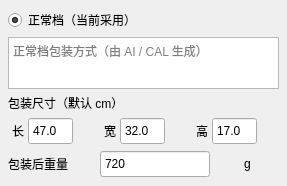
                       <widget class="QFrame" name="normalPackageCard">
                        <property name="sizePolicy">
                         <sizepolicy hsizetype="Expanding" vsizetype="Preferred">
                          <horstretch>1</horstretch>
                          <verstretch>0</verstretch>
                         </sizepolicy>
                        </property>
                        <property name="minimumSize">
                         <size>
                          <width>205</width>
                          <height>0</height>
                         </size>
                        </property>
                        <property name="selected" stdset="0">
                         <bool>true</bool>
                        </property>
                        <layout class="QGridLayout" name="normalPackageLayout" columnstretch="1,1,1">
                         <property name="leftMargin">
                          <number>8</number>
                         </property>
                         <property name="topMargin">
                          <number>8</number>
                         </property>
                         <property name="rightMargin">
                          <number>8</number>
                         </property>
                         <property name="bottomMargin">
                          <number>8</number>
                         </property>
                         <property name="spacing">
                          <number>5</number>
                         </property>
                         <item row="0" column="0" colspan="3">
                          <widget class="QRadioButton" name="radioNormalPackage">
                           <property name="text">
                            <string>正常档（当前采用）</string>
                           </property>
                           <property name="checked">
                            <bool>true</bool>
                           </property>
                          </widget>
                         </item>
                         <item row="1" column="0" colspan="3">
                          <widget class="QTextEdit" name="txtNormalReminder">
                           <property name="sizePolicy">
                            <sizepolicy hsizetype="Expanding" vsizetype="Fixed">
                             <horstretch>0</horstretch>
                             <verstretch>0</verstretch>
                            </sizepolicy>
                           </property>
                           <property name="minimumSize">
                            <size>
                             <width>90</width>
                             <height>52</height>
                            </size>
                           </property>
                           <property name="maximumSize">
                            <size>
                             <width>16777215</width>
                             <height>52</height>
                            </size>
                           </property>
                           <property name="verticalScrollBarPolicy">
                            <enum>Qt::ScrollBarPolicy::ScrollBarAlwaysOff</enum>
                           </property>
                           <property name="horizontalScrollBarPolicy">
                            <enum>Qt::ScrollBarPolicy::ScrollBarAlwaysOff</enum>
                           </property>
                           <property name="lineWrapMode">
                            <enum>QTextEdit::LineWrapMode::WidgetWidth</enum>
                           </property>
                           <property name="acceptRichText">
                            <bool>false</bool>
                           </property>
                           <property name="placeholderText">
                            <string>正常档包装方式（由 AI / CAL 生成）</string>
                           </property>
                           <property name="readOnly">
                            <bool>true</bool>
                           </property>
                           <property name="preview" stdset="0">
                            <bool>true</bool>
                           </property>
                           <property name="toolTip">
                            <string>正常档包装方式为系统生成结果，不在此处直接编辑；预留两行显示空间</string>
                           </property>
                          </widget>
                         </item>
                         <item row="2" column="0" colspan="3">
                          <widget class="QLabel" name="lblNormalDims">
                           <property name="text">
                            <string>包装尺寸（默认 cm）</string>
                           </property>
                          </widget>
                         </item>
                         <item row="3" column="0">
                          <layout class="QHBoxLayout" name="layout_spinNormalLengthCm">
                           <property name="spacing">
                            <number>0</number>
                           </property>
                           <property name="leftMargin">
                            <number>0</number>
                           </property>
                           <property name="topMargin">
                            <number>0</number>
                           </property>
                           <property name="rightMargin">
                            <number>0</number>
                           </property>
                           <property name="bottomMargin">
                            <number>0</number>
                           </property>
                           <item>
                            <widget class="QLabel" name="lblNormalLengthCm">
                             <property name="sizePolicy">
                              <sizepolicy hsizetype="Fixed" vsizetype="Preferred">
                               <horstretch>0</horstretch>
                               <verstretch>0</verstretch>
                              </sizepolicy>
                             </property>
                             <property name="minimumSize">
                              <size>
                               <width>20</width>
                               <height>0</height>
                              </size>
                             </property>
                             <property name="maximumSize">
                              <size>
                               <width>24</width>
                               <height>16777215</height>
                              </size>
                             </property>
                             <property name="text">
                              <string>长</string>
                             </property>
                             <property name="alignment">
                              <set>Qt::AlignmentFlag::AlignCenter</set>
                             </property>
                            </widget>
                           </item>
                           <item>
                            <widget class="QDoubleSpinBox" name="spinNormalLengthCm">
                             <property name="sizePolicy">
                              <sizepolicy hsizetype="Expanding" vsizetype="Fixed">
                               <horstretch>0</horstretch>
                               <verstretch>0</verstretch>
                              </sizepolicy>
                             </property>
                             <property name="minimumSize">
                              <size>
                               <width>45</width>
                               <height>28</height>
                              </size>
                             </property>
                             <property name="maximumSize">
                              <size>
                               <width>72</width>
                               <height>30</height>
                              </size>
                             </property>
                             <property name="buttonSymbols">
                              <enum>QAbstractSpinBox::NoButtons</enum>
                             </property>
                             <property name="decimals">
                              <number>1</number>
                             </property>
                             <property name="minimum">
                              <double>0.000000000000000</double>
                             </property>
                             <property name="maximum">
                              <double>999.000000000000000</double>
                             </property>
                             <property name="singleStep">
                              <double>1.000000000000000</double>
                             </property>
                             <property name="value">
                              <double>47.000000000000000</double>
                             </property>
                            </widget>
                           </item>
                           <item>
                            <widget class="QLabel" name="unit_spinNormalLengthCm">
                             <property name="minimumSize">
                              <size>
                               <width>22</width>
                               <height>0</height>
                              </size>
                             </property>
                             <property name="maximumSize">
                              <size>
                               <width>28</width>
                               <height>16777215</height>
                              </size>
                             </property>
                             <property name="visible">
                              <bool>false</bool>
                             </property>
                             <property name="text">
                              <string />
                             </property>
                             <property name="alignment">
                              <set>Qt::AlignmentFlag::AlignCenter</set>
                             </property>
                             <property name="unitLabel" stdset="0">
                              <bool>true</bool>
                             </property>
                            </widget>
                           </item>
                          </layout>
                         </item>
                         <item row="3" column="1">
                          <layout class="QHBoxLayout" name="layout_spinNormalWidthCm">
                           <property name="spacing">
                            <number>0</number>
                           </property>
                           <property name="leftMargin">
                            <number>0</number>
                           </property>
                           <property name="topMargin">
                            <number>0</number>
                           </property>
                           <property name="rightMargin">
                            <number>0</number>
                           </property>
                           <property name="bottomMargin">
                            <number>0</number>
                           </property>
                           <item>
                            <widget class="QLabel" name="lblNormalWidthCm">
                             <property name="sizePolicy">
                              <sizepolicy hsizetype="Fixed" vsizetype="Preferred">
                               <horstretch>0</horstretch>
                               <verstretch>0</verstretch>
                              </sizepolicy>
                             </property>
                             <property name="minimumSize">
                              <size>
                               <width>20</width>
                               <height>0</height>
                              </size>
                             </property>
                             <property name="maximumSize">
                              <size>
                               <width>24</width>
                               <height>16777215</height>
                              </size>
                             </property>
                             <property name="text">
                              <string>宽</string>
                             </property>
                             <property name="alignment">
                              <set>Qt::AlignmentFlag::AlignCenter</set>
                             </property>
                            </widget>
                           </item>
                           <item>
                            <widget class="QDoubleSpinBox" name="spinNormalWidthCm">
                             <property name="sizePolicy">
                              <sizepolicy hsizetype="Expanding" vsizetype="Fixed">
                               <horstretch>0</horstretch>
                               <verstretch>0</verstretch>
                              </sizepolicy>
                             </property>
                             <property name="minimumSize">
                              <size>
                               <width>45</width>
                               <height>28</height>
                              </size>
                             </property>
                             <property name="maximumSize">
                              <size>
                               <width>72</width>
                               <height>30</height>
                              </size>
                             </property>
                             <property name="buttonSymbols">
                              <enum>QAbstractSpinBox::NoButtons</enum>
                             </property>
                             <property name="decimals">
                              <number>1</number>
                             </property>
                             <property name="minimum">
                              <double>0.000000000000000</double>
                             </property>
                             <property name="maximum">
                              <double>999.000000000000000</double>
                             </property>
                             <property name="singleStep">
                              <double>1.000000000000000</double>
                             </property>
                             <property name="value">
                              <double>32.000000000000000</double>
                             </property>
                            </widget>
                           </item>
                           <item>
                            <widget class="QLabel" name="unit_spinNormalWidthCm">
                             <property name="minimumSize">
                              <size>
                               <width>22</width>
                               <height>0</height>
                              </size>
                             </property>
                             <property name="maximumSize">
                              <size>
                               <width>28</width>
                               <height>16777215</height>
                              </size>
                             </property>
                             <property name="visible">
                              <bool>false</bool>
                             </property>
                             <property name="text">
                              <string />
                             </property>
                             <property name="alignment">
                              <set>Qt::AlignmentFlag::AlignCenter</set>
                             </property>
                             <property name="unitLabel" stdset="0">
                              <bool>true</bool>
                             </property>
                            </widget>
                           </item>
                          </layout>
                         </item>
                         <item row="3" column="2">
                          <layout class="QHBoxLayout" name="layout_spinNormalHeightCm">
                           <property name="spacing">
                            <number>0</number>
                           </property>
                           <property name="leftMargin">
                            <number>0</number>
                           </property>
                           <property name="topMargin">
                            <number>0</number>
                           </property>
                           <property name="rightMargin">
                            <number>0</number>
                           </property>
                           <property name="bottomMargin">
                            <number>0</number>
                           </property>
                           <item>
                            <widget class="QLabel" name="lblNormalHeightCm">
                             <property name="sizePolicy">
                              <sizepolicy hsizetype="Fixed" vsizetype="Preferred">
                               <horstretch>0</horstretch>
                               <verstretch>0</verstretch>
                              </sizepolicy>
                             </property>
                             <property name="minimumSize">
                              <size>
                               <width>20</width>
                               <height>0</height>
                              </size>
                             </property>
                             <property name="maximumSize">
                              <size>
                               <width>24</width>
                               <height>16777215</height>
                              </size>
                             </property>
                             <property name="text">
                              <string>高</string>
                             </property>
                             <property name="alignment">
                              <set>Qt::AlignmentFlag::AlignCenter</set>
                             </property>
                            </widget>
                           </item>
                           <item>
                            <widget class="QDoubleSpinBox" name="spinNormalHeightCm">
                             <property name="sizePolicy">
                              <sizepolicy hsizetype="Expanding" vsizetype="Fixed">
                               <horstretch>0</horstretch>
                               <verstretch>0</verstretch>
                              </sizepolicy>
                             </property>
                             <property name="minimumSize">
                              <size>
                               <width>45</width>
                               <height>28</height>
                              </size>
                             </property>
                             <property name="maximumSize">
                              <size>
                               <width>72</width>
                               <height>30</height>
                              </size>
                             </property>
                             <property name="buttonSymbols">
                              <enum>QAbstractSpinBox::NoButtons</enum>
                             </property>
                             <property name="decimals">
                              <number>1</number>
                             </property>
                             <property name="minimum">
                              <double>0.000000000000000</double>
                             </property>
                             <property name="maximum">
                              <double>999.000000000000000</double>
                             </property>
                             <property name="singleStep">
                              <double>1.000000000000000</double>
                             </property>
                             <property name="value">
                              <double>17.000000000000000</double>
                             </property>
                            </widget>
                           </item>
                           <item>
                            <widget class="QLabel" name="unit_spinNormalHeightCm">
                             <property name="minimumSize">
                              <size>
                               <width>22</width>
                               <height>0</height>
                              </size>
                             </property>
                             <property name="maximumSize">
                              <size>
                               <width>28</width>
                               <height>16777215</height>
                              </size>
                             </property>
                             <property name="visible">
                              <bool>false</bool>
                             </property>
                             <property name="text">
                              <string />
                             </property>
                             <property name="alignment">
                              <set>Qt::AlignmentFlag::AlignCenter</set>
                             </property>
                             <property name="unitLabel" stdset="0">
                              <bool>true</bool>
                             </property>
                            </widget>
                           </item>
                          </layout>
                         </item>
                         <item row="4" column="0">
                          <widget class="QLabel" name="lblNormalWeight">
                           <property name="text">
                            <string>包装后重量</string>
                           </property>
                          </widget>
                         </item>
                         <item row="4" column="1" colspan="2">
                          <layout class="QHBoxLayout" name="layout_spinNormalWeightG">
                           <property name="spacing">
                            <number>6</number>
                           </property>
                           <property name="leftMargin">
                            <number>0</number>
                           </property>
                           <property name="topMargin">
                            <number>0</number>
                           </property>
                           <property name="rightMargin">
                            <number>0</number>
                           </property>
                           <property name="bottomMargin">
                            <number>0</number>
                           </property>
                           <item>
                            <widget class="QDoubleSpinBox" name="spinNormalWeightG">
                             <property name="minimumSize">
                              <size>
                               <width>110</width>
                               <height>28</height>
                              </size>
                             </property>
                             <property name="buttonSymbols">
                              <enum>QAbstractSpinBox::NoButtons</enum>
                             </property>
                             <property name="decimals">
                              <number>0</number>
                             </property>
                             <property name="minimum">
                              <double>0.000000000000000</double>
                             </property>
                             <property name="maximum">
                              <double>999999.000000000000000</double>
                             </property>
                             <property name="singleStep">
                              <double>1.000000000000000</double>
                             </property>
                             <property name="value">
                              <double>720.000000000000000</double>
                             </property>
                            </widget>
                           </item>
                           <item>
                            <widget class="QLabel" name="unit_spinNormalWeightG">
                             <property name="minimumSize">
                              <size>
                               <width>28</width>
                               <height>0</height>
                              </size>
                             </property>
                             <property name="text">
                              <string>g</string>
                             </property>
                             <property name="alignment">
                              <set>Qt::AlignmentFlag::AlignCenter</set>
                             </property>
                             <property name="unitLabel" stdset="0">
                              <bool>true</bool>
                             </property>
                            </widget>
                           </item>
                          </layout>
                         </item>
                        </layout>
                        <property name="methodFrozen" stdset="0">
                         <bool>true</bool>
                        </property>
                       </widget>
